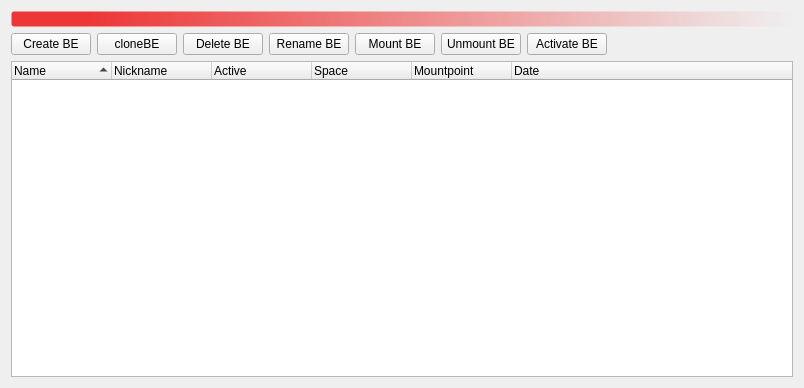
<?xml version="1.0" encoding="UTF-8"?>
<ui version="4.0">
 <class>page_beadm_ui</class>
 <widget class="QWidget" name="page_beadm_ui">
  <property name="geometry">
   <rect>
    <x>0</x>
    <y>0</y>
    <width>804</width>
    <height>388</height>
   </rect>
  </property>
  <property name="windowTitle">
   <string>Form</string>
  </property>
  <layout class="QGridLayout" name="gridLayout">
   <item row="4" column="0">
    <widget class="QTreeWidget" name="tree_BE">
     <property name="minimumSize">
      <size>
       <width>40</width>
       <height>180</height>
      </size>
     </property>
     <property name="contextMenuPolicy">
      <enum>Qt::CustomContextMenu</enum>
     </property>
     <property name="styleSheet">
      <string notr="true"/>
     </property>
     <property name="frameShadow">
      <enum>QFrame::Raised</enum>
     </property>
     <property name="indentation">
      <number>0</number>
     </property>
     <property name="sortingEnabled">
      <bool>true</bool>
     </property>
     <property name="animated">
      <bool>true</bool>
     </property>
     <attribute name="headerDefaultSectionSize">
      <number>100</number>
     </attribute>
     <column>
      <property name="text">
       <string>Name</string>
      </property>
     </column>
     <column>
      <property name="text">
       <string>Nickname</string>
      </property>
     </column>
     <column>
      <property name="text">
       <string>Active</string>
      </property>
     </column>
     <column>
      <property name="text">
       <string>Space</string>
      </property>
     </column>
     <column>
      <property name="text">
       <string>Mountpoint</string>
      </property>
     </column>
     <column>
      <property name="text">
       <string>Date</string>
      </property>
     </column>
    </widget>
   </item>
   <item row="1" column="0">
    <layout class="QHBoxLayout" name="horizontalLayout">
     <item>
      <widget class="QPushButton" name="createBE">
       <property name="text">
        <string>Create BE</string>
       </property>
       <property name="icon">
        <iconset resource="../../icons/icons.qrc">
         <normaloff>:/icons/black/plus.svg</normaloff>:/icons/black/plus.svg</iconset>
       </property>
      </widget>
     </item>
     <item>
      <widget class="QPushButton" name="cloneBE">
       <property name="text">
        <string>cloneBE</string>
       </property>
      </widget>
     </item>
     <item>
      <widget class="QPushButton" name="deleteBE">
       <property name="text">
        <string>Delete BE</string>
       </property>
       <property name="icon">
        <iconset resource="../../icons/icons.qrc">
         <normaloff>:/icons/black/minus.svg</normaloff>:/icons/black/minus.svg</iconset>
       </property>
      </widget>
     </item>
     <item>
      <widget class="QPushButton" name="renameBE">
       <property name="text">
        <string>Rename BE</string>
       </property>
       <property name="icon">
        <iconset resource="../../icons/icons.qrc">
         <normaloff>:/icons/black/box.svg</normaloff>:/icons/black/box.svg</iconset>
       </property>
      </widget>
     </item>
     <item>
      <widget class="QPushButton" name="mountBE">
       <property name="text">
        <string>Mount BE</string>
       </property>
       <property name="icon">
        <iconset resource="../../icons/icons.qrc">
         <normaloff>:/icons/black/action-right-2.svg</normaloff>:/icons/black/action-right-2.svg</iconset>
       </property>
      </widget>
     </item>
     <item>
      <widget class="QPushButton" name="unmountBE">
       <property name="text">
        <string>Unmount BE</string>
       </property>
       <property name="icon">
        <iconset resource="../../icons/icons.qrc">
         <normaloff>:/icons/black/action-left.svg</normaloff>:/icons/black/action-left.svg</iconset>
       </property>
      </widget>
     </item>
     <item>
      <widget class="QPushButton" name="activateBE">
       <property name="text">
        <string>Activate BE</string>
       </property>
       <property name="icon">
        <iconset resource="../../icons/icons.qrc">
         <normaloff>:/icons/black/triangle-right.svg</normaloff>:/icons/black/triangle-right.svg</iconset>
       </property>
      </widget>
     </item>
     <item>
      <spacer name="horizontalSpacer">
       <property name="orientation">
        <enum>Qt::Horizontal</enum>
       </property>
       <property name="sizeHint" stdset="0">
        <size>
         <width>40</width>
         <height>20</height>
        </size>
       </property>
      </spacer>
     </item>
    </layout>
   </item>
   <item row="0" column="0">
    <widget class="QLabel" name="label_status">
     <property name="font">
      <font>
       <weight>75</weight>
       <italic>true</italic>
       <bold>true</bold>
      </font>
     </property>
     <property name="styleSheet">
      <string notr="true">QLabel:!enabled, QLabel:enabled{
background:qlineargradient(spread:pad, x1:0, y1:0, x2:1, y2:0, stop:0.1 rgba(237, 51, 51, 250), stop:1 rgba(255, 255, 255, 0));
color: black;
border-radius: 3px;
border: 1px solid transparent;
}</string>
     </property>
     <property name="text">
      <string notr="true"/>
     </property>
    </widget>
   </item>
  </layout>
 </widget>
 <resources>
  <include location="../../icons/icons.qrc"/>
  <include location="../../../../pcbsd/src-qt5/pc-bootconfig/pc-bootconfig.qrc"/>
 </resources>
 <connections/>
</ui>
